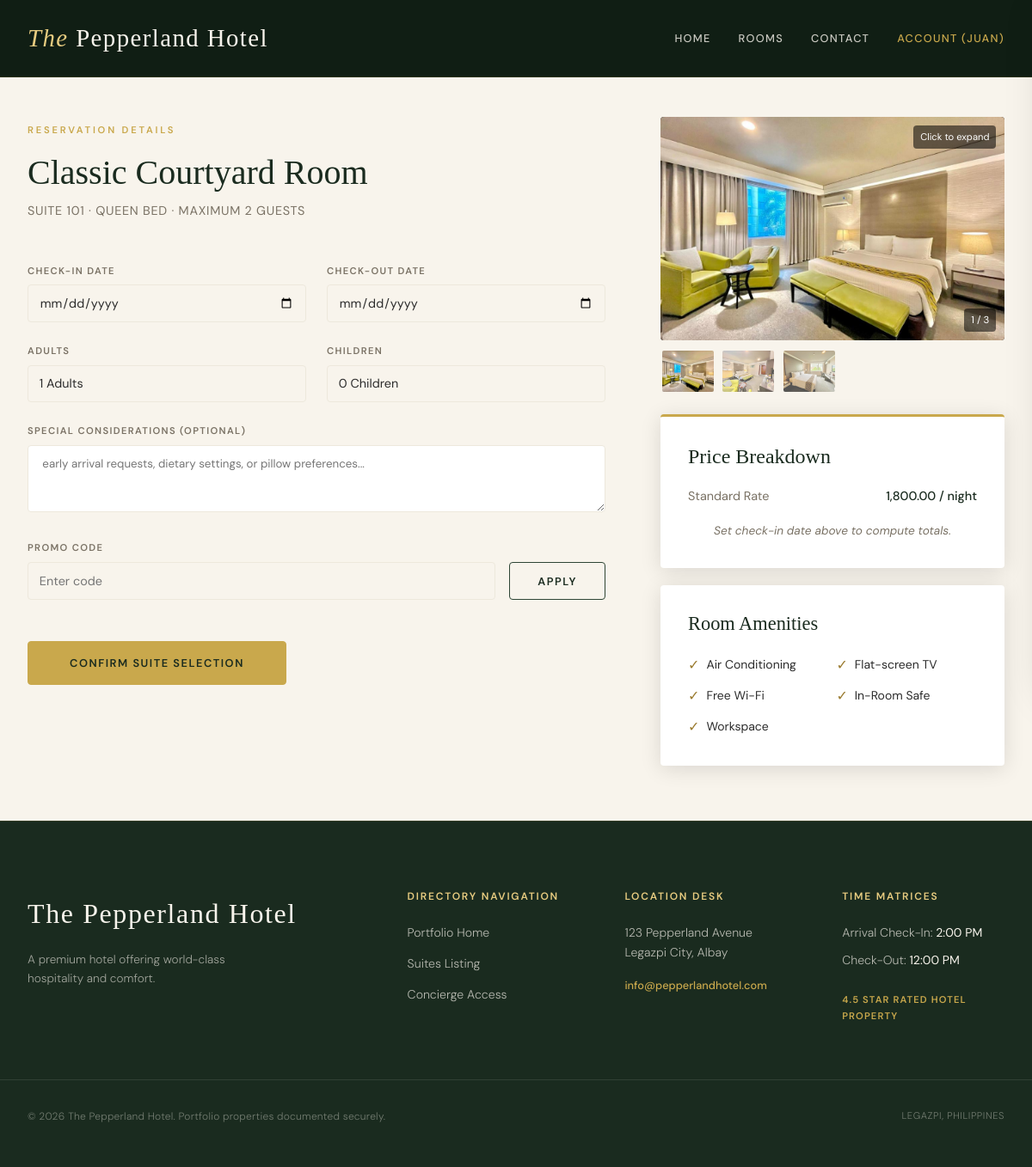
Screenshot of /booking.php?room_id=1 (signed in) with the database file from the repository.
### tables this page shows
CREATE TABLE rooms
(
    room_id           INT            NOT NULL AUTO_INCREMENT,
    room_type_id      INT            NOT NULL,
    room_status_id    INT            NOT NULL,
    room_number       VARCHAR(20)    NOT NULL,
    floor_number      INT,
    capacity          INT,
    price_per_night   DECIMAL(10,2)  NOT NULL CHECK (price_per_night >= 0),
    description       TEXT,
    created_at        DATETIME       DEFAULT CURRENT_TIMESTAMP,
    updated_at        DATETIME       DEFAULT CURRENT_TIMESTAMP
                                     ON UPDATE CURRENT_TIMESTAMP,

    PRIMARY KEY (room_id),
    UNIQUE KEY uq_room_number (room_number),

    CONSTRAINT fk_rooms_type
        FOREIGN KEY (room_type_id)
        REFERENCES room_types(room_type_id)
        ON UPDATE CASCADE,

    CONSTRAINT fk_rooms_status
        FOREIGN KEY (room_status_id)
        REFERENCES room_status(room_status_id)
        ON UPDATE CASCADE
);

CREATE TABLE room_types
(
    room_type_id   INT           NOT NULL AUTO_INCREMENT,
    type_name      VARCHAR(100)  NOT NULL,
    base_price     DECIMAL(10,2) NOT NULL CHECK (base_price >= 0),
    description    TEXT,
    max_capacity   INT,
    bed_type       VARCHAR(100),

    PRIMARY KEY (room_type_id),
    UNIQUE KEY uq_room_type_name (type_name)
);

CREATE TABLE room_images
(
    room_image_id  INT           NOT NULL AUTO_INCREMENT,
    room_type_id   INT           NOT NULL,
    image_url      VARCHAR(255)  NOT NULL,
    caption        VARCHAR(255),
    display_order  INT,

    PRIMARY KEY (room_image_id),

    CONSTRAINT fk_ri_room_type
        FOREIGN KEY (room_type_id)
        REFERENCES room_types(room_type_id)
        ON DELETE CASCADE
        ON UPDATE CASCADE
);

CREATE TABLE amenities
(
    amenity_id    INT           NOT NULL AUTO_INCREMENT,
    amenity_name  VARCHAR(100)  NOT NULL,
    description   TEXT,

    PRIMARY KEY (amenity_id),
    UNIQUE KEY uq_amenity_name (amenity_name)    
);

CREATE TABLE hotel_profile
(
    profile_id       INT           NOT NULL AUTO_INCREMENT,
    hotel_name       VARCHAR(150)  NOT NULL DEFAULT 'The Pepperland Hotel',
    description      TEXT,
    star_rating      DECIMAL(2,1),
    contact_email    VARCHAR(150),
    contact_phone    VARCHAR(20),
    website_url      VARCHAR(255),
    street_address   VARCHAR(255)  NOT NULL,
    city             VARCHAR(100)  NOT NULL,
    province         VARCHAR(100)  NOT NULL,
    country          VARCHAR(100)  NOT NULL,
    postal_code      VARCHAR(20),
    check_in_time    TIME,
    check_out_time   TIME,

    PRIMARY KEY (profile_id)
);

### api/config.php (called while the page is built, shortened)
<?php
function h(string $str): string
{
    return htmlspecialchars($str, ENT_QUOTES, 'UTF-8');
}

### booking.php (the view, shortened to what this page needs)
<?php
require_once __DIR__ . '/api/config.php';
    $roomId   = (int)($_GET['room_id']    ?? 0);
    $checkIn  = $_GET['check_in']         ?? '';
    $checkOut = $_GET['check_out']        ?? '';
    $guests   = (int)($_GET['guests']     ?? 1);
    $stmt = $pdo->prepare("
        SELECT r.room_id, r.room_number, r.price_per_night,
            r.capacity, r.description,
            rt.room_type_id, rt.type_name, rt.max_capacity, rt.bed_type, rt.description AS type_description
        FROM  rooms r
        JOIN  room_types rt ON r.room_type_id = rt.room_type_id
        WHERE r.room_id = ?
    ");
    $stmt->execute([$roomId]);
    $room = $stmt->fetch();
    $imgStmt = $pdo->prepare("
        SELECT room_image_id, image_url, caption
        FROM   room_images
        WHERE  room_type_id = ?
        ORDER  BY display_order ASC, room_image_id ASC
    ");
    $imgStmt->execute([$room['room_type_id']]);
    $images = $imgStmt->fetchAll();
    $amenStmt = $pdo->prepare("
        SELECT a.amenity_name, a.description
        FROM   room_amenities ra
        JOIN   amenities      a ON ra.amenity_id = a.amenity_id
        WHERE  ra.room_id = ?
        ORDER  BY a.amenity_name ASC
    ");
    $amenStmt->execute([$roomId]);
    $amenities = $amenStmt->fetchAll();
require_once __DIR__ . '/includes/header.php';
?>
<div class="container section" style="display:grid; grid-template-columns:1fr 400px; gap:4rem; align-items:start; margin-top: 4rem; margin-bottom: 4rem;">
    <div>
        <span class="section-label">Reservation Details</span>
        <h2 style="font-size:2.5rem; margin-bottom:0.5rem;"><?= h($room['type_name']) ?></h2>
        <p class="text-muted" style="margin-bottom:3rem; font-size:0.9rem; letter-spacing:0.05em; text-transform:uppercase;">
            Suite <?= h($room['room_number']) ?> &middot; <?= h($room['bed_type']) ?> &middot; Maximum <?= (int)$room['max_capacity'] ?> Guests
        </p>
        <div style="display:grid; grid-template-columns:1fr 1fr; gap:1.5rem; margin-bottom:1.5rem;">
            <div class="qb-field">
                <label for="checkIn">Check-in Date</label>
                <input type="date" id="checkIn" value="<?= h($checkIn) ?>" min="<?= date('Y-m-d') ?>" required>
            </div>
            <div class="qb-field">
                <label for="checkOut">Check-out Date</label>
                <input type="date" id="checkOut" value="<?= h($checkOut) ?>" required>
            </div>
        </div>
        <div style="display:grid; grid-template-columns:1fr 1fr; gap:1.5rem; margin-bottom:1.5rem;">
            <div class="qb-field">
                <label for="adults">Adults</label>
                <select id="adults">
                    <?php for ($i = 1; $i <= (int)$room['max_capacity']; $i++): ?>
                        <option value="<?= $i ?>" <?= $guests === $i ? 'selected' : '' ?>><?= $i ?> Adults</option>
                    <?php endfor; ?>
                </select>
            </div>
            <div class="qb-field">
                <label for="children">Children</label>
                <select id="children">
                    <?php for ($i = 0; $i <= 4; $i++): ?>
                        <option value="<?= $i ?>"><?= $i ?> Children</option>
                    <?php endfor; ?>
                </select>
            </div>
        </div>
        <div class="qb-field" style="margin-bottom:1.5rem;">
            <label for="specialRequests">Special Considerations (Optional)</label>
            <textarea id="specialRequests" rows="3"
                      style="width:100%; padding:0.8rem; border:1px solid var(--cream-dark);
                             background:var(--white); font-family:var(--font-body);
                             border-radius:var(--radius); outline:none;"
                      placeholder=" early arrival requests, dietary settings, or pillow preferences..."></textarea>
        </div>
        <div class="qb-field" style="margin-bottom:3rem;">
            <label for="promoCode">Promo Code</label>
            <div style="display:flex; gap:1rem;">
                <input type="text" id="promoCode" placeholder="Enter code" style="flex:1;">
                <button class="btn btn-outline" id="applyPromoBtn" type="button"
                        style="color:var(--forest); border-color:var(--forest-mid);">Apply</button>
            </div>
        </div>
        <button class="btn btn-gold" id="bookBtn" style="padding:1rem 3rem;">
            Confirm Suite Selection
        </button>
    </div>
    <div>
        <?php if (!empty($images)): ?>
        <div class="room-gallery" id="roomGallery">
            <div class="gallery-main" id="galleryMain"
                 style="position:relative; border-radius:var(--radius); overflow:hidden;
                        background:#111; cursor:zoom-in; margin-bottom:0.6rem;"
                 onclick="openLightbox(currentImg)">
                <img id="galleryMainImg"
                     src="<?= h($images[0]['full_url']) ?>"
                     alt="<?= h($images[0]['caption'] ?: $room['type_name']) ?>"
                     style="width:100%; height:260px; object-fit:cover; display:block;
                            transition:opacity .25s;">
                <div style="position:absolute; top:.6rem; right:.6rem;
                            background:rgba(0,0,0,.55); color:#fff; border-radius:4px;
                            padding:.25rem .5rem; font-size:.7rem; pointer-events:none;">
                </div>
                <div id="galleryCounter"
                     style="position:absolute; bottom:.6rem; right:.6rem;
                            background:rgba(0,0,0,.55); color:#fff; border-radius:4px;
                            padding:.25rem .5rem; font-size:.72rem; pointer-events:none;">
                </div>
            </div>
            <?php if (count($images) > 1): ?>
            <div style="display:flex; gap:.4rem; overflow-x:auto; padding-bottom:.25rem;">
                <?php foreach ($images as $i => $img): ?>
                <img src="<?= h($img['full_url']) ?>"
                     alt="<?= h($img['caption'] ?: ($room['type_name'] . ' ' . ($i + 1))) ?>"
                     data-index="<?= $i ?>"
                     onclick="setMainImage(<?= $i ?>)"
                     title="<?= h($img['caption'] ?: '') ?>"
                     class="gallery-thumb <?= $i === 0 ? 'active' : '' ?>"
                     style="width:64px; height:52px; object-fit:cover; border-radius:4px;
                            cursor:pointer; flex-shrink:0; border:2px solid transparent;
                            transition:border-color .15s, opacity .15s; opacity:<?= $i === 0 ? '1' : '.65' ?>;">
                <?php endforeach; ?>
            </div>
            <?php endif; ?>
        </div>
        <?php endif; ?>
        <div style="background:var(--white); padding:2rem; border-radius:var(--radius);
                    box-shadow:var(--shadow-md); border-top:3px solid var(--gold);
                    margin-top:1.25rem;">
            <h3 style="margin-bottom:1.25rem; font-family:var(--font-display); font-size:1.5rem;">
                Price Breakdown
            </h3>
            <div style="display:flex; justify-content:space-between; margin-bottom:1rem; font-size:0.9rem;">
                <span class="text-muted">Standard Rate</span>
                <span style="font-weight:500; color:var(--forest);">
                    <?= h(number_format((float)$room['price_per_night'], 2)) ?> / night
                </span>
            </div>
            <p id="summaryPlaceholder" class="text-muted text-center"
               style="font-size:0.85rem; margin-top:1rem; font-style:italic;">
                Set check-in date above to compute totals.
            </p>
        </div>
        <?php if (!empty($amenities)): ?>
        <div style="background:var(--white); padding:2rem; border-radius:var(--radius);
                    box-shadow:var(--shadow-md); margin-top:1.25rem;">
            <h3 style="margin-bottom:1.25rem; font-family:var(--font-display); font-size:1.4rem;">
                Room Amenities
            </h3>
            <div style="display:grid; grid-template-columns:1fr 1fr; gap:.55rem;">
                <?php foreach ($amenities as $amenity): ?>
                <div title="<?= h($amenity['description'] ?? '') ?>"
                     style="display:flex; align-items:center; gap:.5rem;
                            font-size:.875rem; color:var(--forest-dark);">
                    <span style="color:var(--gold-dark); font-size:1rem; flex-shrink:0;">✓</span>
                    <?= h($amenity['amenity_name']) ?>
                </div>
                <?php endforeach; ?>
            </div>
        </div>
        <?php endif; ?>
    </div>
</div>
<?php require_once __DIR__ . '/includes/footer.php'; ?>

### includes/footer.php (shortened to what this page needs)
<?php
$hotelProfile = [];
if (!empty($pdo))
{
    $stmt = $pdo->query("SELECT * FROM hotel_profile LIMIT 1");
    $hotelProfile = $stmt->fetch() ?: [];
}
?>
<footer class="site-footer" style="background: var(--forest); color: var(--cream); border-top: 1px solid rgba(201,168,76,0.15); padding: 5rem 0 3rem; font-size: 0.88rem; font-weight: 300;">
    <div class="footer-inner container" style="display: grid; grid-template-columns: 2fr repeat(3, 1fr); gap: 4rem; margin-bottom: 4rem;">
        <div class="footer-col">
            <p class="footer-brand" style="font-family: var(--font-display); font-size: 2rem; color: var(--cream); margin-bottom: 1rem; font-weight: 400; letter-spacing: 0.05em;">
                The Pepperland Hotel
            </p>
            <p class="footer-tagline" style="color: rgba(248,244,236,0.6); max-width: 280px; font-size: 0.85rem; line-height: 1.6;">
                <?= h($hotelProfile['description'] ?? 'Curated hospitality tailored expertly against the scenic architecture of Albay province.') ?>
            </p>
        </div>
        <div class="footer-col">
            <h4 style="color: var(--gold-light); font-family: var(--font-body); font-size: 0.75rem; text-transform: uppercase; letter-spacing: 0.15em; margin-bottom: 1.5rem; font-weight: 600;">Directory Navigation</h4>
            <ul style="display: flex; flex-direction: column; gap: 0.75rem;">
                <li><a href="<?= BASE_URL ?>/index.php" style="color: rgba(248,244,236,0.7); transition: var(--transition);">Portfolio Home</a></li>
                <li><a href="<?= BASE_URL ?>/rooms.php" style="color: rgba(248,244,236,0.7); transition: var(--transition);">Suites Listing</a></li>
                <li><a href="<?= BASE_URL ?>/contact.php" style="color: rgba(248,244,236,0.7); transition: var(--transition);">Concierge Access</a></li>
            </ul>
        </div>
        <div class="footer-col">
            <h4 style="color: var(--gold-light); font-family: var(--font-body); font-size: 0.75rem; text-transform: uppercase; letter-spacing: 0.15em; margin-bottom: 1.5rem; font-weight: 600;">Location Desk</h4>
            <?php if ($hotelProfile): ?>
                <p style="color: rgba(248,244,236,0.7); line-height: 1.6; margin-bottom: 1rem;">
                    <?= h($hotelProfile['street_address']) ?><br>
                    <?= h($hotelProfile['city']) ?>, <?= h($hotelProfile['province']) ?>
                </p>
                <p style="margin: 0;"><a href="mailto:<?= h($hotelProfile['contact_email']) ?>" style="color: var(--gold); font-size: 0.8rem; font-weight: 500;"><?= h($hotelProfile['contact_email']) ?></a></p>
            <?php endif; ?>
        </div>
        <div class="footer-col">
            <h4 style="color: var(--gold-light); font-family: var(--font-body); font-size: 0.75rem; text-transform: uppercase; letter-spacing: 0.15em; margin-bottom: 1.5rem; font-weight: 600;">Time Matrices</h4>
            <?php if ($hotelProfile): ?>
                <p style="color: rgba(248,244,236,0.7); margin-bottom: 0.5rem;">Arrival Check-In: <span style="color: var(--cream); font-weight: 400;"><?= h(date('g:i A', strtotime($hotelProfile['check_in_time']))) ?></span></p>
                <p style="color: rgba(248,244,236,0.7); margin-bottom: 1.5rem;">Check-Out: <span style="color: var(--cream); font-weight: 400;"><?= h(date('g:i A', strtotime($hotelProfile['check_out_time']))) ?></span></p>
            <?php endif; ?>
            <p style="color: var(--gold); font-size: 0.7rem; text-transform: uppercase; letter-spacing: 0.1em; font-weight: 600;">
                <?php
                $stars = $hotelProfile['star_rating'] ?? 0;
                echo $stars ? h($stars) . ' Star Rated Hotel Property' : '';
                ?>
            </p>
        </div>
    </div>
    <div class="footer-bottom container" style="border-top: 1px solid rgba(248,244,236,0.1); padding-top: 2rem; display: flex; justify-content: space-between; font-size: 0.75rem; color: rgba(248,244,236,0.4); letter-spacing: 0.02em;">
        <p>&copy; <?= date('Y') ?> The Pepperland Hotel. Portfolio properties documented securely.</p>
        <p style="text-transform: uppercase; font-size: 0.7rem; letter-spacing: 0.05em;">Legazpi, Philippines</p>
    </div>
</footer>
</body>
</html>

### rows the page displays
rooms: room_type.type_name "Classic Courtyard Room", room_number "101", room_type.bed_type "QUEEN BED", room_type.max_capacity "2", price_per_night "1,800.00"
room_images: shows a picture
room_images: shows a picture
room_images: shows a picture
amenities: amenity_name "Air Conditioning"
amenities: amenity_name "Flat-screen TV"
amenities: amenity_name "Free Wi-Fi"
amenities: amenity_name "In-Room Safe"
amenities: amenity_name "Workspace"
hotel_profile: description "A premium hotel offering world-class hospitality and comfort.", street_address "123 Pepperland Avenue", city "Legazpi City", province "Albay", contact_email "info@pepperlandhotel.com", check_in_time "2:00 PM", check_out_time "12:00 PM", star_rating "4.5"

### other values shown
$_SESSION['first_name'] "JUAN"
form field value "1 Adults"
form field value "0 Children"
